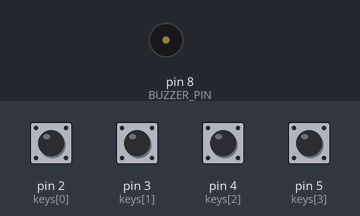
This sketch was run on a simulated Arduino Uno, built with avr-gcc and run on an emulated ATmega328P. On the bench: buzzer (waves = sounding). The inputs (shaded band) are chosen by the test bench; at power-on: pin 2 (keys[0]), pin 3 (keys[1]), pin 4 (keys[2]), pin 5 (keys[3]) LOW.

Above: at 1.2 s.
1.3 s: pin 2 (keys[0]) pulled HIGH for 0.15 s
At 1.37 s:
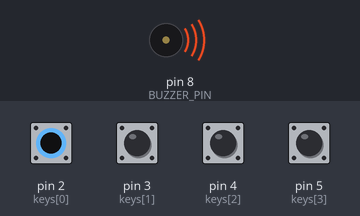
Timing chart, 0 to 4.3 s (numbered marks = the images above; inputs shaded):
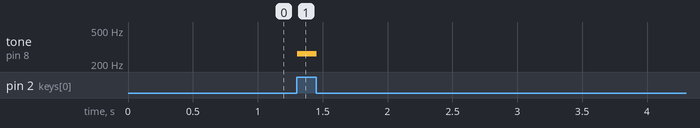

The sketch:

22_electronic_piano.ino
```cpp
/*
  المستوى المتوسط — المشروع 7: البيانو الإلكتروني وتوليد النغمات
  كتاب: 38 مشروع في شهر — لؤي النصري (@robotlouay)

  التوصيل:
    4 أزرار: طرف كل زر → 5V ، والطرف الآخر → Pin 2 / 3 / 4 / 5
             + مقاومة 10kΩ من كل منفذ (2..5) إلى GND (Pull-down)
    Buzzer غير نشط: (+) → Pin 8 ، (−) → GND
*/

const int BUZZER_PIN = 8;
const int keys[4]  = {2, 3, 4, 5};
const int notes[4] = {262, 294, 330, 349};   // Do  Ré  Mi  Fa  (C4 D4 E4 F4)

void setup() {
  for (int i = 0; i < 4; i++) pinMode(keys[i], INPUT);
  pinMode(BUZZER_PIN, OUTPUT);
}

void loop() {
  int pressed = -1;
  for (int i = 0; i < 4; i++) {
    if (digitalRead(keys[i]) == HIGH) { pressed = i; break; }
  }
  if (pressed >= 0) tone(BUZZER_PIN, notes[pressed]);  // يعزف ما دام الزر مضغوطاً
  else              noTone(BUZZER_PIN);
  delay(10);
}
```

Measured:
- after the input at 1.3 s, tone on pin 8 (BUZZER_PIN): silent → 262 Hz at once, → silent 0.15 s later
